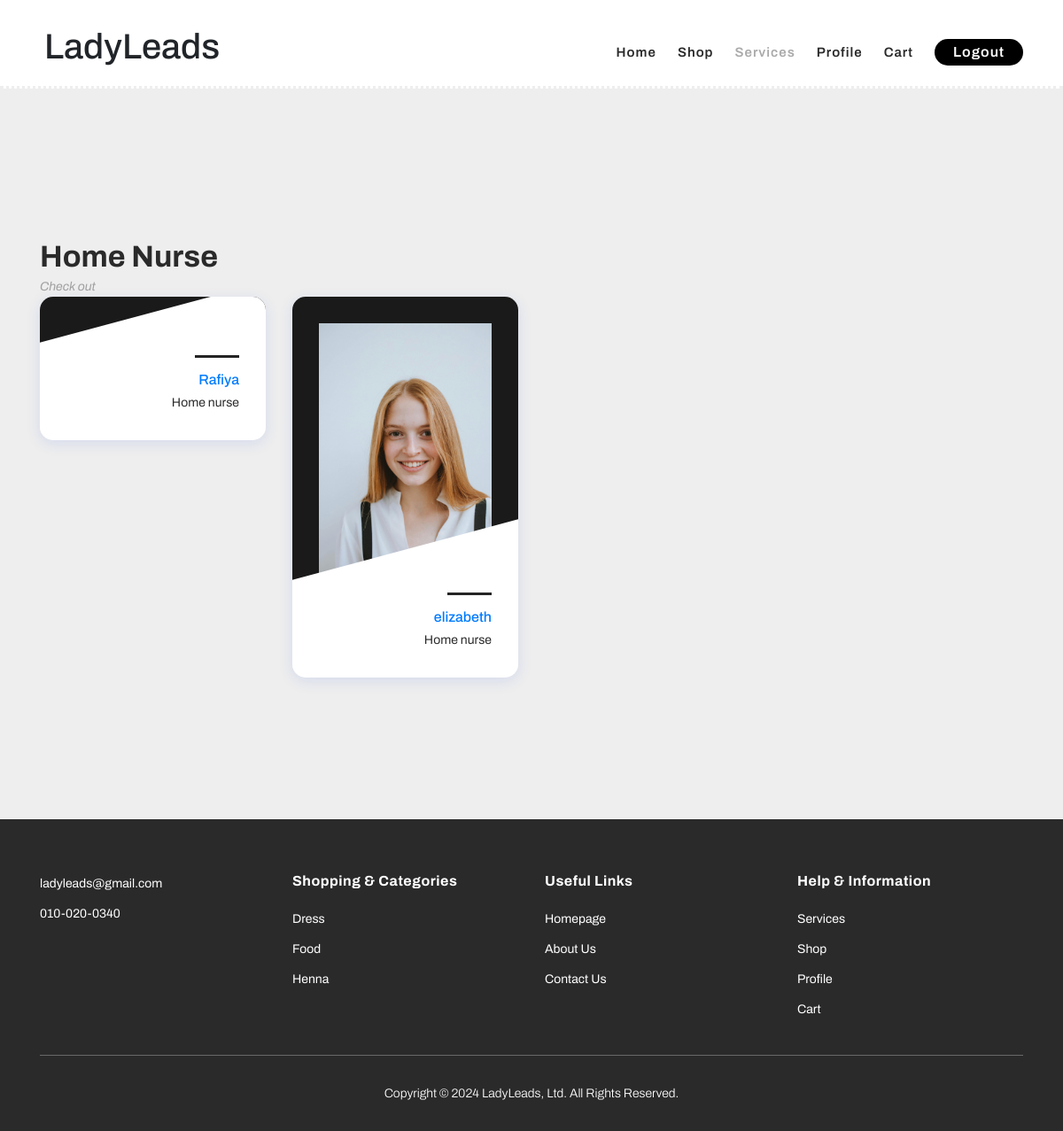
The app's page /homenurse, older data.
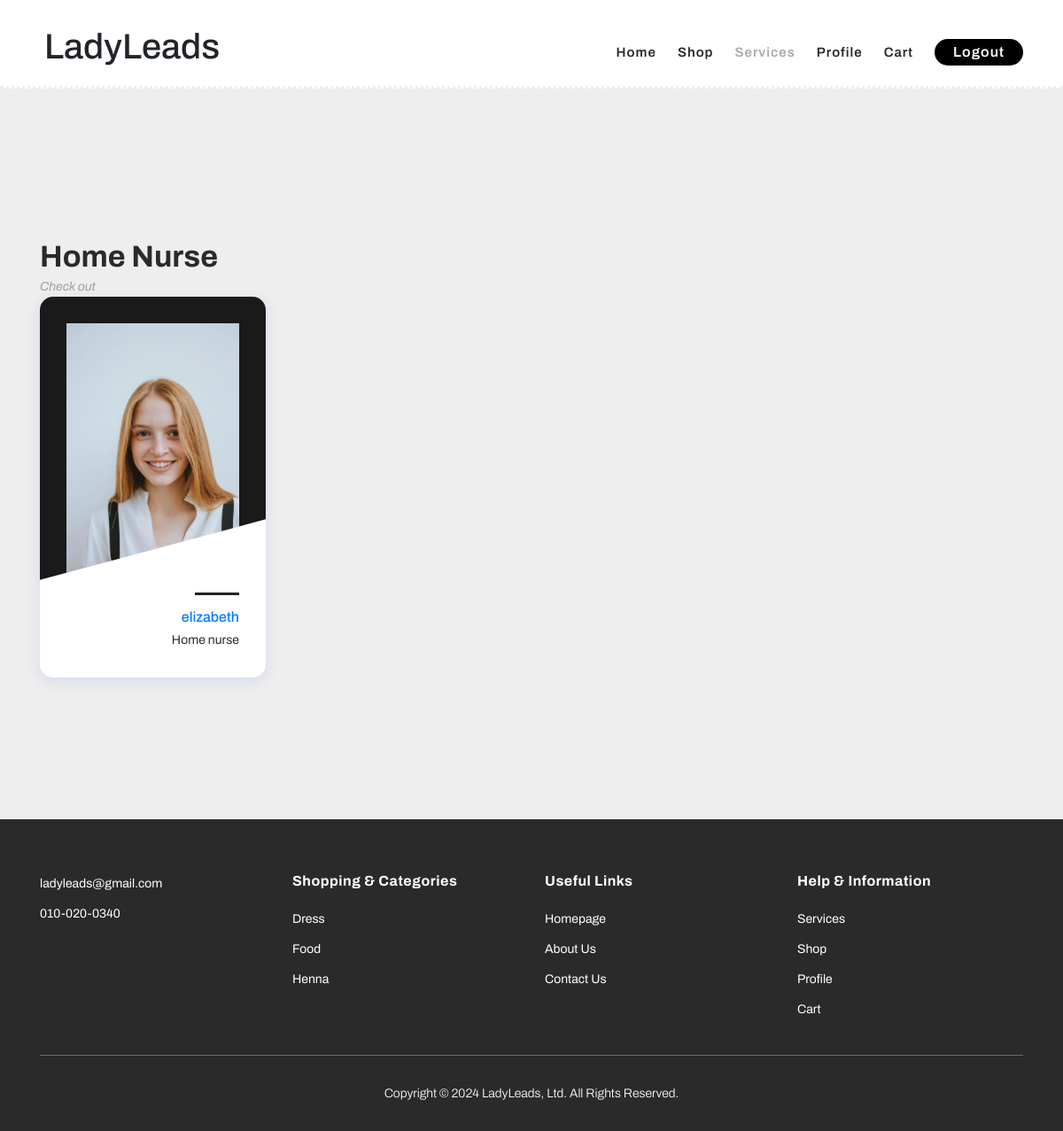
The same page, newer data.
### login/models.py (models this page shows)
class EditProfile(models.Model):
    user = models.OneToOneField(User, null=True, on_delete=models.CASCADE)
    job = models.CharField(max_length=15, null=True)
    location = models.CharField(max_length=10, null=True)
    Yearofexp = models.IntegerField(null=True)
    profile_pic = models.ImageField(upload_to='profile_photos/', null=True, blank=True)
    class Meta:
        verbose_name = 'Edit Profile'
        verbose_name_plural = 'Edit Profiles'

### login/views.py (the view)
# urls.py: path('homenurse', views.homenurse , name="homenurse"),
def homenurse(request):
    profiles = EditProfile.objects.all()
    context = {
        'profiles': profiles,
    }
    return render(request, 'homenurse.html' , context)

### login/templates/homenurse.html (shortened to what the changed rows need)
<!DOCTYPE html>
<html lang="en">
<head>
    {% load static %}
    <link rel="stylesheet" type="text/css" href="{% static 'bootstrap.min.css' %}">
    <link rel="stylesheet" type="text/css" href="{% static 'font-awesome.css' %}">
    <link rel="stylesheet" href="{% static 'templatemo-hexashop.css' %}">
    <link rel="stylesheet" href="{% static 'owl-carousel.css' %}">
    <link rel="stylesheet" href="{% static 'lightbox.css' %}">
</head>
<body>
    <header class="header-area header-sticky" style="background-color: #ffffff;">
        <div class="container">
            <div class="row">
                <div class="col-12">
                    <nav class="main-nav">
                        <H1 class="heading">
                            LadyLeads
                        </H1>
                    </nav>
                </div>
            </div>
        </div>
    </header>
    <section class="section" id="home-nurse">
        <div class="container">
            <div class="section-heading">
                <h2>Home Nurse</h2>
            </div>
            <div class="row">
                {% for profile in profiles %}
                {% if profile.job == "Home nurse" %}
                <div class="col-12 col-sm-6 col-lg-3">
                    <a href="appnurse.html">
                        <div class="single_advisor_profile wow fadeInUp" data-wow-delay="0.4s"
                            style="visibility: visible; animation-delay: 0.4s; animation-name: fadeInUp;">
                            <div class="advisor_thumb"><img src="/media/{{ profile.profile_pic }}" alt="">
                            </div>
                            <div class="single_advisor_details_info">
                                <h6>{{ profile.user }}</h6>
                                <p class="designation">{{ profile.job }}</p>
                            </div>
                        </div>
                    </a>
                </div>
                {% endif %}
                {% endfor %}
    </section>
</body>
</html>

Row changes from the older to the newer data that the page shows:
no longer on this page (row edited): EditProfile: user "Rafiya", job "Home nurse"
